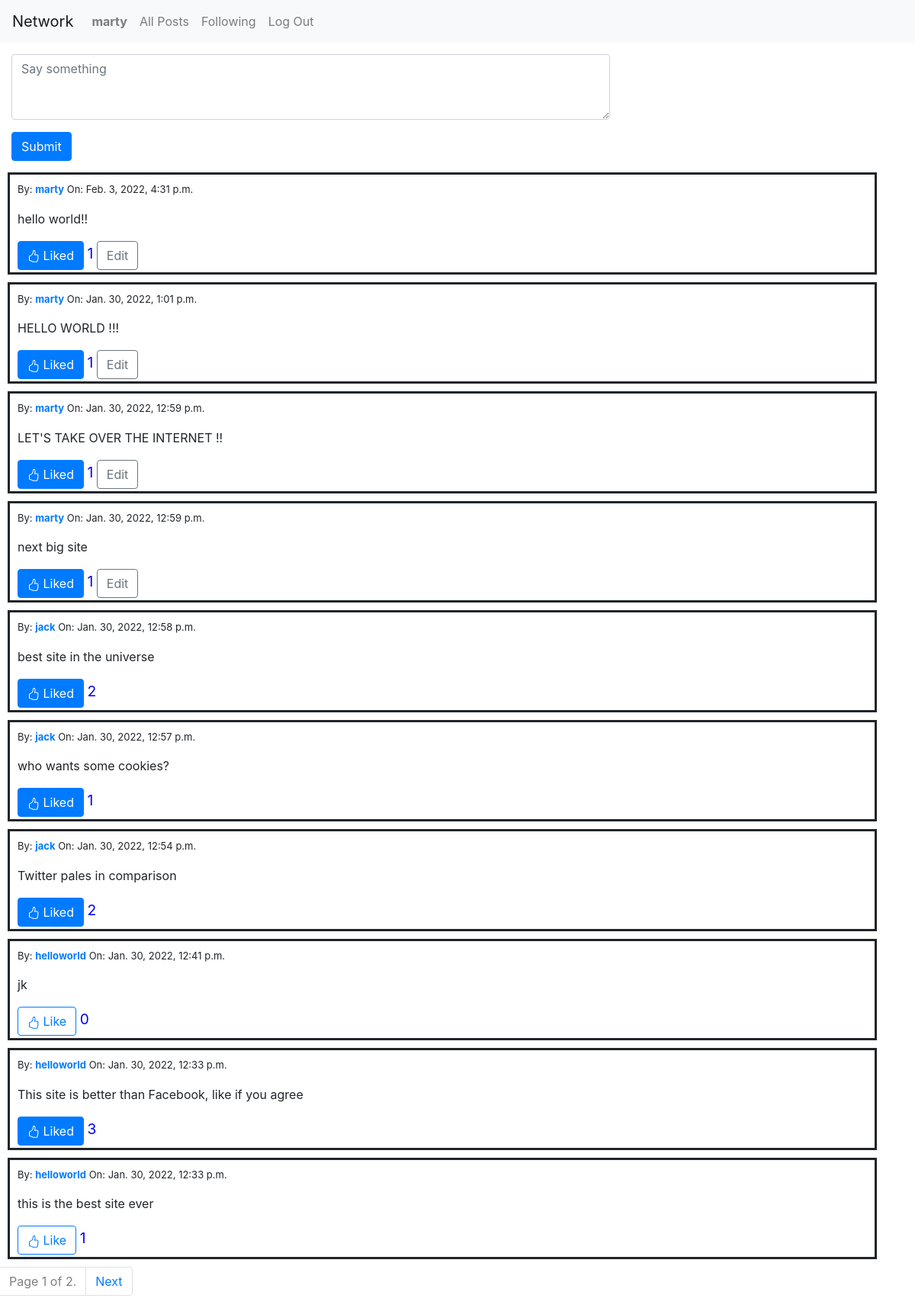
The app's page / (signed in) with its own data.
### network/models.py (models this page shows, shortened)
class User(AbstractUser):
    pass

class Post(models.Model):
    user = models.ForeignKey(User, on_delete=models.CASCADE, verbose_name="posted by", related_name="posts")
    content = models.TextField(blank=False)
    date = models.DateTimeField(auto_now_add=True, null=False, blank=True, verbose_name="posted on")
    likes = models.IntegerField(default=0)
    class Meta:
        verbose_name = "post"
        verbose_name_plural = "posts"

### network/views.py (the view)
# urls.py: path("", views.index, name="index"),
def index(request):
    posts = Post.objects.all().order_by('-date')
    paginator = Paginator(posts, 10)
    page_number = request.GET.get('page')
    page_obj = paginator.get_page(page_number)
    if request.user.is_authenticated:
        liked = Like.objects.filter(user=request.user).values_list('post_id', flat=True)
        likedPosts = Post.objects.filter(pk__in=liked)
    else:
        likedPosts = []
    return render(request, "network/index.html", {
        "post_form": CreatePostForm(),
        "page_obj": page_obj,
        "liked": likedPosts
    })

### network/views.py
class CreatePostForm(forms.ModelForm):
    content = forms.CharField(label="Description", widget=forms.Textarea(attrs={
                                    'placeholder': "Say something",
                                    'autofocus': 'autofocus',
                                    'rows': '3',
                                    'class': 'form-control',
                             }))
    class Meta:
        model = Post
        fields = ["content"]

### network/templates/network/index.html (shortened to what this page needs)
{% extends "network/layout.html" %}
{% block body %}
    {% if user.is_authenticated %}
    <div class="post-form-wrapper">
        <form action="{% url 'post' %}" method="POST">
            <div class="form-group">
                {{ post_form.content }}
            </div>
            <input class="btn btn-primary" name="comment_form" type="submit">
        </form>
    </div>
    {% endif %}
    {% include "network/posts.html" %}
    {% include "network/paginator.html"%}
{% endblock %}

### network/templates/network/layout.html (shortened to what this page needs)
{% load static %}
<!DOCTYPE html>
<html lang="en">
    <head>
        <link rel="stylesheet" href="https://stackpath.bootstrapcdn.com/bootstrap/4.4.1/css/bootstrap.min.css">
        <link href="{% static 'network/styles.css' %}" rel="stylesheet">
    </head>
    <body>
        <nav class="navbar navbar-expand-lg navbar-light bg-light">
            <a class="navbar-brand" href="#">Network</a>
            <div>
              <ul class="navbar-nav mr-auto">
                {% if user.is_authenticated %}
                    <li class="nav-item">
                        <a class="nav-link" href="#"><strong>{{ user.username }}</strong></a>
                    </li>
                {% endif %}
                <li class="nav-item">
                  <a class="nav-link" href="{% url 'index' %}">All Posts</a>
                </li>
                {% if user.is_authenticated %}
                    <li class="nav-item">
                        <a class="nav-link" href="{% url 'following' %}">Following</a>
                    </li>
                    <li class="nav-item">
                        <a class="nav-link" href="{% url 'logout' %}">Log Out</a>
                    </li>
                {% endif %}
              </ul>
            </div>
          </nav>
        <div class="body">
            {% block body %}
            {% endblock %}
        </div>
    </body>
</html>

### network/templates/network/posts.html (shortened to what this page needs)
{% for post in page_obj %}
<div class='post-content-wrapper container' id='{{ post.id }}'>
    <p style='font-size: small;'>By: <a href="{% url 'profile' user_id=post.user.id %}"><strong>{{ post.user }}</strong></a>
        On: {{ post.date }}</p>
    <div class='post-content'>{{ post.content }}</div>
    {% if user.is_authenticated %}
    {% if post not in liked %}
    <button type="button" class="btn btn-outline-primary like-button">
        Like
      </button> <span class='like-counter' style='font-size: 1.2em; color: blue'>{{ post.likes }}</span>
      {% else %}
      <button type="button" class="btn btn-primary liked-button">
        Liked
      </button> <span class='like-counter' style='font-size: 1.2em; color: blue'>{{ post.likes }}</span>
      {% endif %}
      {% endif %}
    {% if user.id == post.user.id %}
    <button class='btn btn-outline-secondary edit-button'>Edit</button>
    {% endif %}
</div>
{% endfor %}

### network/static/network/styles.css (style rules this page uses)
.post-form-wrapper { margin: 15px; margin-right: 400px; }
.post-content-wrapper { border: solid; margin: 10px; padding: 3px; padding-left: 10px; padding-top: 10px; }
.post-content { margin-bottom: 17px; }

### records on screen
User: username "marty"
Post: user "marty", date "Feb. 3, 2022, 4:31 p.m.", content "hello world!!", likes "1", shows "Edit"
Post: user "marty", date "Jan. 30, 2022, 1:01 p.m.", content "HELLO WORLD !!!", likes "1", shows "Edit"
Post: user "marty", date "Jan. 30, 2022, 12:59 p.m.", content "LET'S TAKE OVER THE INTERNET !!", likes "1", shows "Edit"
Post: user "marty", date "Jan. 30, 2022, 12:59 p.m.", content "next big site", likes "1", shows "Edit"
Post: user "jack", date "Jan. 30, 2022, 12:58 p.m.", content "best site in the universe", likes "2"
Post: user "jack", date "Jan. 30, 2022, 12:57 p.m.", content "who wants some cookies?", likes "1"
Post: user "jack", date "Jan. 30, 2022, 12:54 p.m.", content "Twitter pales in comparison", likes "2"
Post: user "helloworld", date "Jan. 30, 2022, 12:41 p.m.", content "jk", likes "0"
Post: user "helloworld", date "Jan. 30, 2022, 12:33 p.m.", content "This site is better than Facebook, like if you agree", likes "3"
Post: user "helloworld", date "Jan. 30, 2022, 12:33 p.m.", content "this is the best site ever", likes "1"

### other values on screen
{{ page_obj.number }} "1"
{{ page_obj.paginator.num_pages }} "2"
